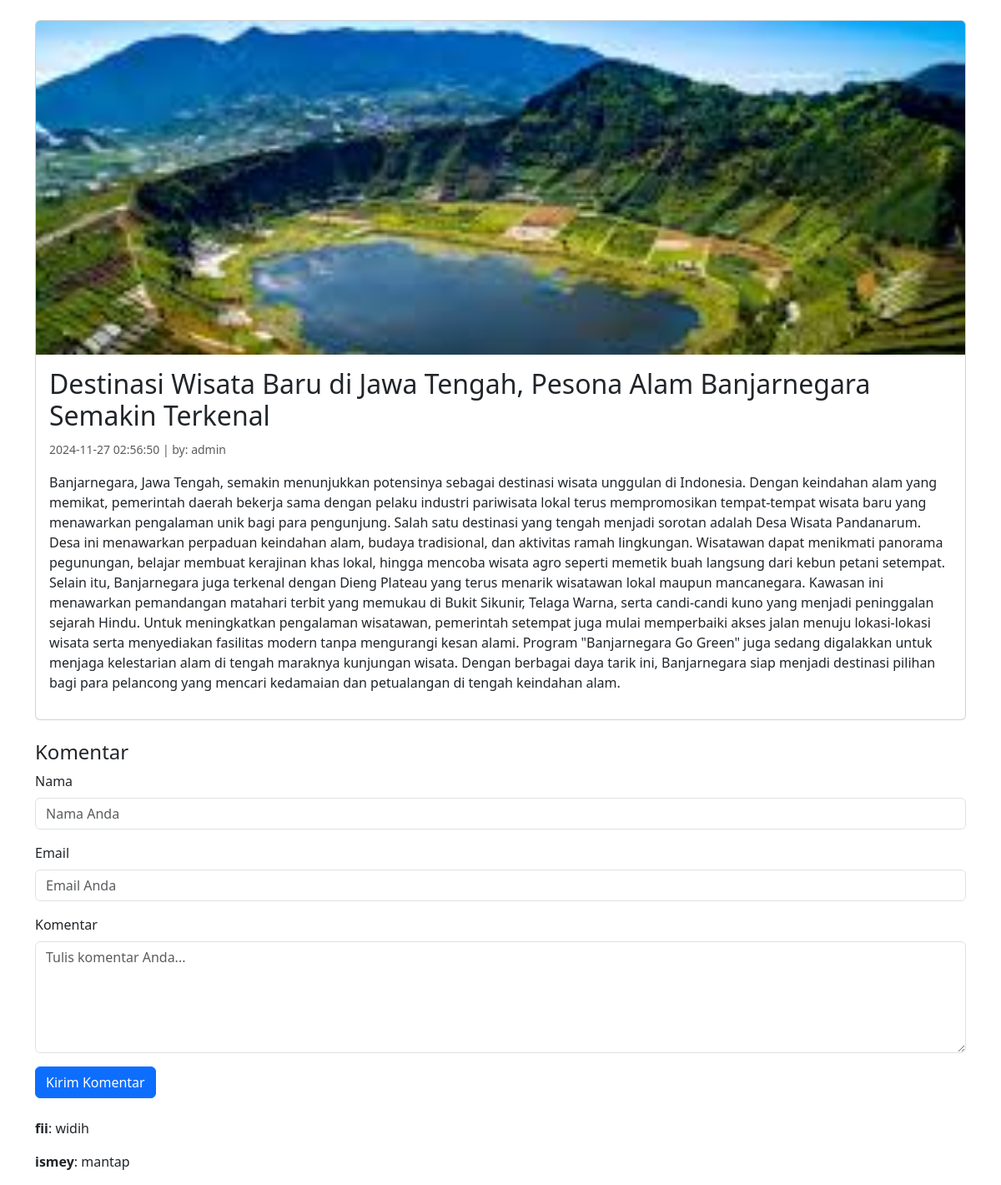
/main.php?module=detailberita&id=34, run on the app's committed database.
### tables this page shows
CREATE TABLE `berita` (
  `id_berita` int(11) NOT NULL,
  `id_kategori` int(11) NOT NULL,
  `id_user` int(11) NOT NULL,
  `judul` varchar(255) NOT NULL,
  `isi_berita` text NOT NULL,
  `gambar` varchar(100) NOT NULL,
  `tgl_posting` timestamp NOT NULL DEFAULT current_timestamp() ON UPDATE current_timestamp()
);

CREATE TABLE `user` (
  `id` int(11) NOT NULL,
  `username` varchar(50) NOT NULL,
  `password` varchar(50) NOT NULL,
  `level` varchar(50) NOT NULL
);

CREATE TABLE `komentar` (
  `id_komentar` int(11) NOT NULL,
  `id_berita` int(11) NOT NULL,
  `nama` varchar(100) NOT NULL,
  `email` varchar(100) NOT NULL,
  `isi_komentar` tinytext NOT NULL,
  `date_created` timestamp NOT NULL DEFAULT current_timestamp()
);

### main.php (the view, shortened to what this page needs)
<!DOCTYPE html>
<html lang="id">
<head>
    <link rel="stylesheet" href="https://cdn.jsdelivr.net/npm/bootstrap@5.3.2/dist/css/bootstrap.min.css">
</head>
<body>
    <div class="container mt-4">
        <div class="blog-post">
            <?php
            include "admin/koneksi.php";
                        ?>
                        <?php
            if ($_GET['module'] == '') {
                $terkini = mysqli_query($koneksi, "SELECT * FROM berita ORDER BY id_berita DESC");
                echo "<h1>Berita Terkini</h1><hr>";
                while ($t = mysqli_fetch_array($terkini)) {
                    $u = mysqli_query($koneksi, "SELECT * FROM user WHERE id='$t[id_user]'");
                    $nu = mysqli_fetch_array($u);
                    ?>
                    <div class="card mb-4">
                        <?php if ($t['gambar'] != '') { ?>
                            <img src="admin/foto_berita/<?php echo $t['gambar']; ?>" class="card-img-top" alt="Gambar Berita" style="object-fit: cover; height: 200px;">
                        <?php } ?>
                        <div class="card-body">
                            <a href="?module=detailberita&id=<?php echo $t['id_berita']; ?>" class="text-decoration-none">
                                <h2 class="card-title"><?php echo $t['judul']; ?></h2>
                            </a>
                            <p class="card-text">
                                <small class="text-muted"><?php echo $t['tgl_posting']; ?> | by: <?php echo $nu['username']; ?></small>
                            </p>
                            <p class="card-text">
                                <?php
                                $isi_berita = htmlentities(strip_tags($t['isi_berita']));
                                $isi = substr($isi_berita, 0, 210);
                                $isi = substr($isi, 0, strrpos($isi, " "));
                                echo $isi . '...';
                                ?>
                            </p>
                            <a href="?module=detailberita&id=<?php echo $t['id_berita']; ?>" class="btn btn-warning">Selengkapnya</a>
                        </div>
                    </div>
                    <?php
                }
            }
            elseif ($_GET['module'] == 'detailberita') {
                $detail = mysqli_query($koneksi, "SELECT * FROM berita WHERE id_berita = '$_GET[id]'");
                $d = mysqli_fetch_array($detail);
                $u = mysqli_query($koneksi, "SELECT * FROM user WHERE id = '$d[id_user]'");
                $nu = mysqli_fetch_array($u);
                ?>
                <div class="card">
                    <?php if ($d['gambar'] != '') { ?>
                        <img src="admin/foto_berita/<?php echo $d['gambar']; ?>" class="card-img-top" alt="Gambar Berita" style="object-fit: cover; height: 400px;">
                    <?php } ?>
                    <div class="card-body">
                        <h2 class="card-title"><?php echo $d['judul']; ?></h2>
                        <p class="card-text">
                            <small class="text-muted"><?php echo $d['tgl_posting']; ?> | by: <?php echo $nu['username']; ?></small>
                        </p>
                        <p><?php echo $d['isi_berita']; ?></p>
                    </div>
                </div>
                <div class="mt-4">
                    <h4>Komentar</h4>
                    <form method="POST" action="">
                        <div class="mb-3">
                            <label for="nama" class="form-label">Nama</label>
                            <input type="text" name="nama" class="form-control" placeholder="Nama Anda" required>
                        </div>
                        <div class="mb-3">
                            <label for="email" class="form-label">Email</label>
                            <input type="email" name="email" class="form-control" placeholder="Email Anda" required>
                        </div>
                        <div class="mb-3">
                            <label for="komentar" class="form-label">Komentar</label>
                            <textarea name="komentar" class="form-control" rows="5" placeholder="Tulis komentar Anda..." required></textarea>
                        </div>
                        <button type="submit" class="btn btn-primary" name="btnsubmit">Kirim Komentar</button>
                    </form>
                    <div class="mt-4">
                        <?php
                        $tampil = mysqli_query($koneksi, "SELECT * FROM komentar WHERE id_berita = $_GET[id]");
                        while ($tam = mysqli_fetch_array($tampil)) {
                            echo "<p><b>" . htmlentities($tam['nama']) . "</b>: " . htmlentities($tam['isi_komentar']) . "</p>";
                        }
                        ?>
                    </div>
                </div>
                <?php
            }
            elseif ($_GET['module'] == 'teknologi') {
                tampilkanBerita($koneksi, 1, 'Teknologi');
            } elseif ($_GET['module'] == 'kesehatan') {
                tampilkanBerita($koneksi, 2, 'Kesehatan');
            } elseif ($_GET['module'] == 'sport') {
                tampilkanBerita($koneksi, 6, 'Olahraga');
            } elseif ($_GET['module'] == 'politik') {
                tampilkanBerita($koneksi, 7, 'Politik');
            } elseif ($_GET['module'] == 'travel') {
                tampilkanBerita($koneksi, 8, 'Travel');
            } else {
                echo "<p>Halaman tidak ditemukan.</p>";
            }
            ?>
        </div>
    </div>
</body>
</html>

### data on the page
berita: gambar (picture), judul "Destinasi Wisata Baru di Jawa Tengah, Pesona Alam Banjarnegara Semakin Terkenal", tgl_posting "2024-11-27 02:56:50", isi_berita "Banjarnegara, Jawa Tengah, semakin menunjukkan potensinya sebagai destinasi wisata unggulan di Indonesia. Dengan keindahan alam yang memikat, pemerintah daerah bekerja sama dengan pelaku industri pariwisata lokal terus mempromosikan tempat-tempat wisata baru yang menawarkan pengalaman unik bagi para pengunjung. Salah satu destinasi yang tengah menjadi sorotan adalah Desa Wisata Pandanarum. Desa ini menawarkan perpaduan keindahan alam, budaya tradisional, dan aktivitas ramah lingkungan. Wisatawan dapat menikmati panorama pegunungan, belajar membuat kerajinan khas lokal, hingga mencoba wisata agro seperti memetik buah langsung dari kebun petani setempat. Selain itu, Banjarnegara juga terkenal…"
user: username "admin"
komentar: nama "fii", isi_komentar "widih"
komentar: nama "ismey", isi_komentar "mantap"
